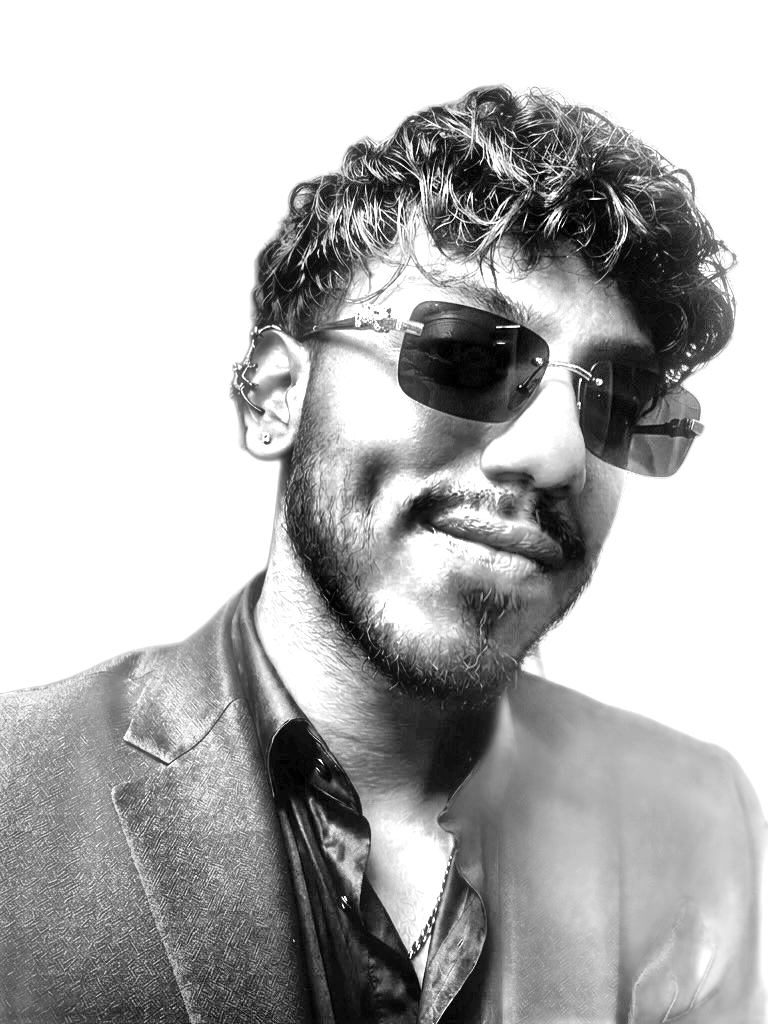
#> input picture data/source-prepped.png, 768 x 1024 px, found by its file name
$ python make_ascii_svg.py
#> lines starting #> are read from the running program, lines starting #| are printed output that depends on the picture
import numpy as np
import cv2
import os

RAMP = "@%#*+=-:. "
COLS = 240
ROWS = 125
CHAR_W = 6
CHAR_H = 12
FILL = "#b0b0b0"
BG = "#111111"

def main():
    img_path = "data/source-prepped.png"
    out_path = "data/avi-ascii.svg"

    img = cv2.imread(img_path, cv2.IMREAD_GRAYSCALE)
#> img is the input picture: shape (1024, 768); min 0, max 255, mean 180.2
    if img is None:
        print(f"Error: cannot open {img_path}")
        return

    # Lighter blur (sigmaX=1.5) — preserves hair strands
    img = cv2.GaussianBlur(img, (0, 0), sigmaX=1.5)

    # Unsharp mask — brings back fine edges lost to blur
    blurred = cv2.GaussianBlur(img, (0, 0), sigmaX=3)
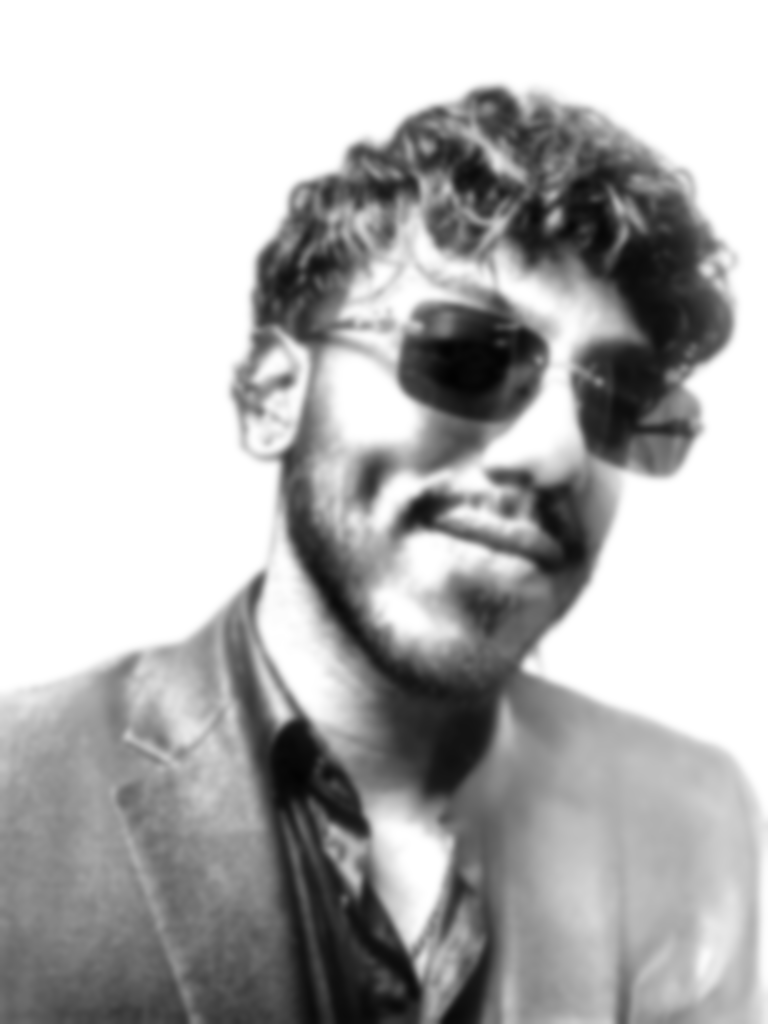
#> blurred: shape (1024, 768); min 2, max 255, mean 180.2
    img = cv2.addWeighted(img, 1.5, blurred, -0.5, 0)

    img = cv2.resize(img, (COLS, ROWS), interpolation=cv2.INTER_AREA)
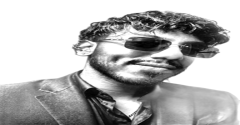
#> img: shape (125, 240); min 0, max 255, mean 180.1

    grid = []
    for r in range(ROWS):
        row = []
        for c in range(COLS):
            idx = int((1.0 - img[r, c] / 255.0) * (len(RAMP) - 1))
            row.append(RAMP[idx])
        grid.append(row)
#> after the loop, grid = 125 items

    svg_w = COLS * CHAR_W + 20
    svg_h = ROWS * CHAR_H + 20
    pad_x = 10
    pad_y = 10
    row_stagger = 0.04
    wipe_dur = 1.8

    lines = []
    lines.append(f'<svg xmlns="http://www.w3.org/2000/svg" viewBox="0 0 {svg_w} {svg_h}" width="{svg_w}" height="{svg_h}">')
    lines.append(f'  <rect width="100%" height="100%" fill="{BG}"/>')

    for r in range(ROWS):
        y = pad_y + r * CHAR_H
        x_start = pad_x
        delay = r * row_stagger
        clip_id = f"clip{r}"

        lines.append(f'  <clipPath id="{clip_id}">')
        lines.append(f'    <rect x="{x_start}" y="{y-1}" width="0" height="{CHAR_H+2}">')
        lines.append(f'      <animate attributeName="width" from="0" to="{COLS*CHAR_W}" dur="{wipe_dur}s" begin="{delay:.2f}s" fill="freeze"/>')
        lines.append(f'    </rect>')
        lines.append(f'  </clipPath>')

        text = "".join(grid[r])
        text = text.replace("&", "&amp;").replace("<", "&lt;").replace(">", "&gt;")
        lines.append(f'  <text x="{x_start}" y="{y+CHAR_H-2}" font-family="Consolas,monospace" font-size="{CHAR_H-2}" fill="{FILL}" clip-path="url(#{clip_id})">{text}</text>')

        lines.append(f'  <rect x="{x_start}" y="{y-1}" width="{CHAR_W}" height="{CHAR_H+2}" fill="{FILL}" opacity="0.7">')
        lines.append(f'    <animate attributeName="x" from="{x_start}" to="{x_start+COLS*CHAR_W}" dur="{wipe_dur}s" begin="{delay:.2f}s" fill="freeze"/>')
        lines.append(f'    <animate attributeName="opacity" from="0.7" to="0" dur="0.2s" begin="{delay+wipe_dur:.2f}s" fill="freeze"/>')
        lines.append(f'  </rect>')
#> after the loop, lines = 1252 items

    lines.append('</svg>')

    with open(out_path, "w", encoding="utf-8") as f:
        f.write("\n".join(lines))
    print(f"Saved: {out_path}")

if __name__ == "__main__":
    main()
